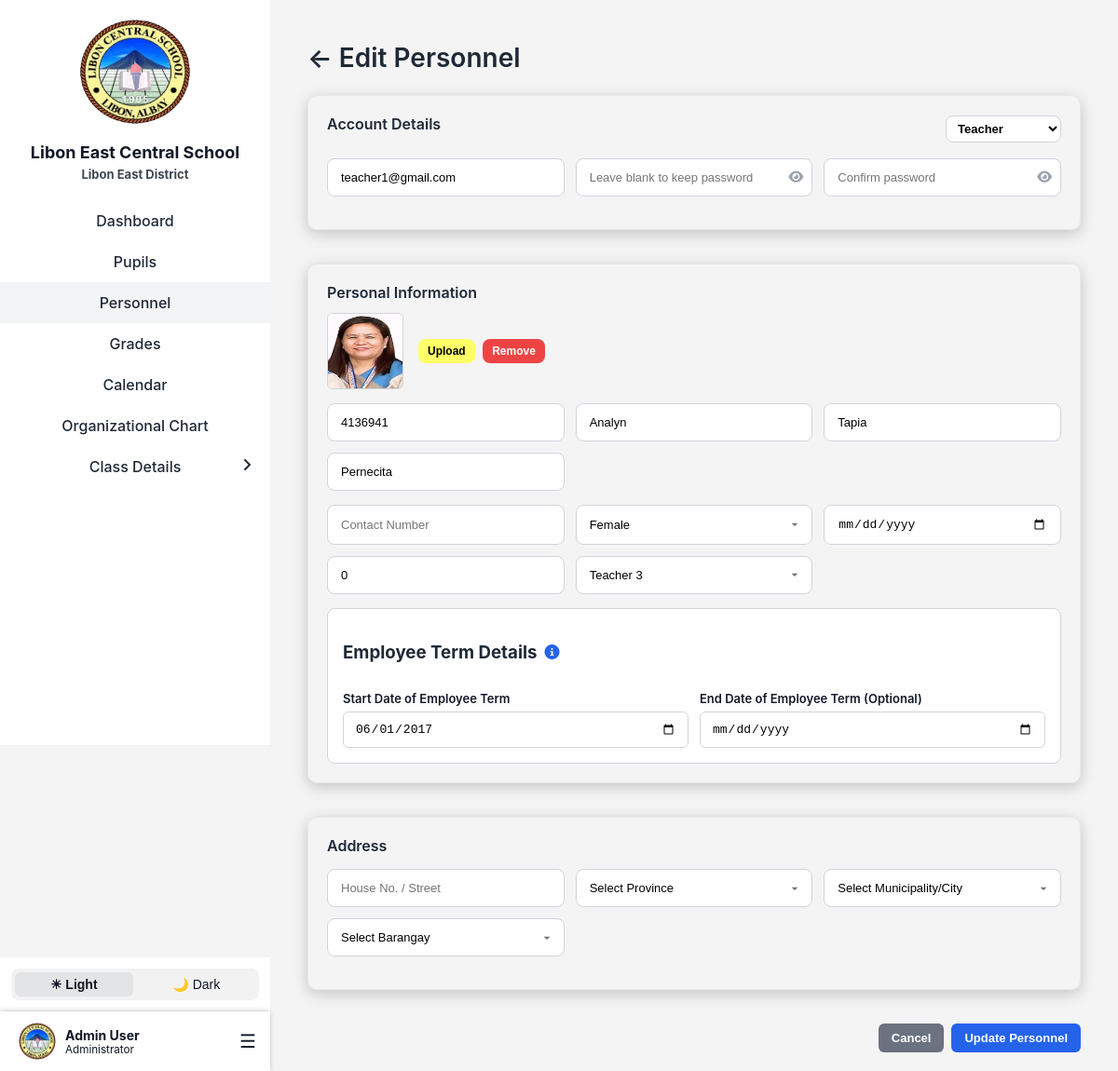
The page /admin/edit_teacher.php?id=3 on the database its author committed.
### tables this page shows
CREATE TABLE `teachers` (
  `teacher_id` int(11) NOT NULL,
  `first_name` varchar(100) DEFAULT NULL,
  `middle_name` varchar(100) DEFAULT NULL,
  `last_name` varchar(100) DEFAULT NULL,
  `employee_no` varchar(20) DEFAULT NULL,
  `email` varchar(100) DEFAULT NULL,
  `password` varchar(255) DEFAULT NULL,
  `gender` enum('Male','Female','Other') DEFAULT NULL,
  `birthdate` date DEFAULT NULL,
  `age` int(11) DEFAULT NULL,
  `contact_no` varchar(20) DEFAULT NULL,
  `house_no_street` varchar(255) DEFAULT NULL,
  `barangay` varchar(255) DEFAULT NULL,
  `municipality` varchar(255) DEFAULT NULL,
  `province` varchar(255) DEFAULT NULL,
  `position` varchar(255) NOT NULL,
  `image` varchar(255) NOT NULL DEFAULT 'teacher.png',
  `user_type` char(1) NOT NULL DEFAULT 't' COMMENT 'a - admin\r\nt- teacher\r\nn- non-teaching',
  `user_status` char(1) NOT NULL DEFAULT 'a' COMMENT 'a - active\r\ni - inactive'
);

CREATE TABLE `teacher_positions` (
  `id` int(11) NOT NULL,
  `teacher_id` int(11) NOT NULL,
  `position_id` int(11) NOT NULL,
  `start_date` date DEFAULT NULL,
  `end_date` date DEFAULT NULL
);

### admin/edit_teacher.php (the view, shortened to what this page needs)
<?php
include '../lecs_db.php';
$teacher_id = intval($_GET['id']);
$stmt = $conn->prepare("SELECT first_name, middle_name, last_name, employee_no, email, contact_no, position, image, user_type, gender, birthdate, age, house_no_street, barangay, municipality, province, password FROM teachers WHERE teacher_id = ?");
$stmt->bind_param("i", $teacher_id);
$stmt->execute();
$result = $stmt->get_result();
$teacher = $result->fetch_assoc();
$first_name = $teacher['first_name'];
$middle_name = $teacher['middle_name'];
$last_name = $teacher['last_name'];
$employee_no = $teacher['employee_no'];
$email = $teacher['email'];
$contact_no = $teacher['contact_no'] === 'N/A' ? '' : $teacher['contact_no'];
$gender = $teacher['gender'];
$birthdate = $teacher['birthdate'] === 'N/A' ? '' : $teacher['birthdate'];
$age = $teacher['age'] === 'N/A' ? '' : $teacher['age'];
$house_no_street = $teacher['house_no_street'] === 'N/A' ? '' : $teacher['house_no_street'];
$preview_image = ($teacher['image'] && file_exists("../assets/uploads/teachers/".$teacher['image']))
    ? "../assets/uploads/teachers/".$teacher['image']
    : "../assets/uploads/teachers/teacher.png";
$position_id = $start_date = $end_date = "";
$is_non_teaching = ($teacher['user_type'] === 'n');
$with_account = ($is_non_teaching && empty($teacher['email'])) ? 'no' : 'yes';
if (!empty($teacher['position'])) {
    $stmt = $conn->prepare("SELECT position_id FROM positions WHERE position_name = ?");
    $stmt->bind_param("s", $teacher['position']);
    $stmt->execute();
    $pos_res = $stmt->get_result();
    if ($pos_res->num_rows > 0) {
        $pos_row = $pos_res->fetch_assoc();
        $position_id = $pos_row['position_id'];
    }
}
if ($position_id) {
    $stmt = $conn->prepare("SELECT start_date, end_date FROM teacher_positions WHERE teacher_id = ? AND position_id = ? LIMIT 1");
    $stmt->bind_param("ii", $teacher_id, $position_id);
    $stmt->execute();
    $term_res = $stmt->get_result();
    if ($term_res->num_rows > 0) {
        $term = $term_res->fetch_assoc();
        $start_date = $term['start_date'];
        $end_date = $term['end_date'] ?: '';
    }
}
?>
<!DOCTYPE html>
<html lang="en">
<head>
    <link href="../assets/css/sidebar.css" rel="stylesheet">
    <link href="../assets/css/adminAddTeacher.css" rel="stylesheet">
    <link href="../assets/css/all.min.css" rel="stylesheet">
</head>
<body>
<div class="container">
    <?php include 'sidebar.php'; ?>
    <div class="main-content">
        <div class="header">
            <h1><a href="adminTeachers.php" style="text-decoration:none;">← Edit Personnel</a></h1>
        </div>
        <form method="POST" enctype="multipart/form-data" class="add-form">
            <div class="form-section account-header">
                <div class="account-header-row">
                    <h2>Account Details</h2>
                    <select name="user_type" id="user_type" class="small-dropdown" required onchange="toggleAccountOptions()">
                        <option value="t" <?= ($teacher['user_type']=="t"?"selected":"") ?>>Teacher</option>
                    </select>
                </div>
                <div class="input-group" id="account-details" style="display: <?= ($teacher['user_type'] !== 'n' || $with_account === 'yes' ? 'grid' : 'none') ?>;">
                    <input type="email" name="email" placeholder="Email" value="<?= htmlspecialchars($email) ?>" <?= ($teacher['user_type'] !== 'n' || $with_account === 'yes' ? 'required' : '') ?>>
                    <div class="password-field">
                        <input type="password" name="password" placeholder="Leave blank to keep password" id="password">
                        <i class="fa-solid fa-eye" onclick="togglePassword('password', this)"></i>
                    </div>
                    <div class="password-field">
                        <input type="password" name="confirm_password" placeholder="Confirm password" id="confirm_password">
                        <i class="fa-solid fa-eye" onclick="togglePassword('confirm_password', this)"></i>
                    </div>
                </div>
            </div>
            <div class="form-section">
                <h2>Personal Information</h2>
                <div class="profile-upload">
                    <img src="<?= $preview_image ?>" id="preview-image" alt="Profile Image">
                    <div class="upload-buttons">
                        <button type="button" onclick="document.querySelector('[name=image]').click()">Upload</button>
                        <button type="button" class="btn-remove" onclick="removeImage()">Remove</button>
                    </div>
                </div>
                <div class="input-group">
                    <input type="text" name="employee_no" placeholder="Employee No" required value="<?= htmlspecialchars($employee_no) ?>">
                    <input type="text" name="first_name" placeholder="First Name" required value="<?= htmlspecialchars($first_name) ?>">
                    <input type="text" name="middle_name" placeholder="Middle Name" value="<?= htmlspecialchars($middle_name) ?>">
                    <input type="text" name="last_name" placeholder="Last Name" required value="<?= htmlspecialchars($last_name) ?>">
                </div>
                <div class="input-group">
                    <input type="text" name="contact_no" placeholder="Contact Number" value="<?= htmlspecialchars($contact_no) ?>">
                    <select name="gender" required>
                        <option value="Female" <?= ($gender=="Female"?"selected":"") ?>>Female</option>
                    </select>
                    <input type="date" name="birthdate" id="birthdate" value="<?= htmlspecialchars($birthdate) ?>" onchange="calculateAge()">
                    <input type="number" name="age" id="age" placeholder="Age" value="<?= htmlspecialchars($age) ?>">
                    <select name="position_id" id="position" required onchange="toggleTermDetails()">
                        <?php
                        $res = $conn->query("SELECT * FROM positions ORDER BY position_name ASC");
                        while($row = $res->fetch_assoc()){
                            $sel = ($position_id == $row['position_id']) ? "selected" : "";
                            echo "<option value='{$row['position_id']}' $sel>{$row['position_name']}</option>";
                        }
                        ?>
                    </select>
                </div>
                <div id="term-dates" class="principal-dates-section" style="display: block;">
                    <div class="principal-term-header">
                        <h3 id="term-title"><?= $is_principal ? 'Principal Term Details' : 'Employee Term Details' ?></h3>
                        <i class="fa-solid fa-info-circle info-icon" onclick="showTermModal()"></i>
                    </div>
                    <div class="principal-term-inputs">
                        <div class="input-with-label">
                            <label for="start_date" id="start-label"><?= $is_principal ? 'Start Date of Principal Term' : 'Start Date of Employee Term' ?></label>
                            <input type="date" name="start_date" id="start_date" value="<?= htmlspecialchars($start_date) ?>">
                        </div>
                        <div class="input-with-label">
                            <label for="end_date" id="end-label"><?= $is_principal ? 'End Date of Principal Term (Optional)' : 'End Date of Employee Term (Optional)' ?></label>
                            <input type="date" name="end_date" id="end_date" value="<?= htmlspecialchars($end_date === 'N/A' ? '' : $end_date) ?>">
                        </div>
                    </div>
                </div>
            </div>
            <div class="form-section">
                <h2>Address</h2>
                <div class="input-group">
                    <input type="text" name="house_no_street" placeholder="House No. / Street" value="<?= htmlspecialchars($house_no_street) ?>">
                    <select name="province" id="province">
                        <option value="">Select Province</option>
                    </select>
                    <select name="municipality" id="municipality">
                        <option value="">Select Municipality/City</option>
                    </select>
                    <select name="barangay" id="barangay">
                        <option value="">Select Barangay</option>
                    </select>
                </div>
            </div>
            <div class="form-actions">
                <button type="button" onclick="window.location='adminTeachers.php'">Cancel</button>
                <button type="submit" name="submit">Update Personnel</button>
            </div>
        </form>
    </div>
</div>
</body>
</html>

### assets/css/sidebar.css (style rules this page uses)
:root { --sidebar-light: #FFFFFF; --sidebar-dark: #334155; --active-light: #F3F4F6; --hover-light: #f3f4f69c; --hover-dark: #1E293B; --light-hover-dark: #1e293ba2; --border: #E5E7EB; }
:root.light { --background-color: #f4f4f5; --text-color: #1f2937; }

### assets/css/adminAddTeacher.css (style rules this page uses)
:root { --primary-color: #2563eb; --background-light: #f4f4f5; --background-dark: #1e293b; --sidebar-light: #ffffff; --sidebar-dark: #334155; --text-light: #111827; --text-dark: #f9fafb; --border-color: #d1d5db; --modal-bg-light: #ffffff; --modal-bg-dark: #2d3748; --modal-text-light: #374151; --modal-text-dark: #e2e8f0; --modal-error: #dc2626; --modal-shadow-light: rgba(0,0,0,0.2); --modal-shadow-dark: rgba(0,0,0,0.4); }
:root.light { --background-color: var(--background-light); --text-color: var(--text-light); }
body { margin: 0; font-family: 'Inter', sans-serif; transition: background-color 0.3s, color 0.3s; background-color: var(--background-color); color: var(--text-color); }
.container { display: flex; min-height: 100vh; }
.main-content { flex: 1; padding: 20px 40px; margin-left: 290px; }
.header h1 a { color: inherit; font-size: 28px; font-weight: 600; text-decoration: none; }
.add-form { display: flex; flex-direction: column; gap: 16px; }
.form-section { padding: 20px; border-radius: 10px; border: 1px solid #e5e7eb; box-shadow: 0 4px 16px rgba(0,0,0,0.2); margin-bottom: 20px; }
.form-section h2 { margin: 0 0 12px 0; font-size: 16px; font-weight: 600; }
.input-group { display: grid; grid-template-columns: repeat(auto-fit, minmax(220px, 1fr)); gap: 12px; margin: 15px 0; }
.small-dropdown { padding: 5px 8px; border-radius: 8px; border: 1px solid var(--border-color); font-size: 13px; font-weight: bold; background-color: var(--sidebar-light); transition: border-color 0.2s, background-color 0.2s; }
.input-group input, .input-group select { padding: 12px 14px; border-radius: 8px; border: 1px solid var(--border-color); font-size: 13px; background-color: var(--sidebar-light); transition: border-color 0.2s, background-color 0.2s; }
.input-group select { appearance: none; background-repeat: no-repeat; background-position: right 10px center; background-size: 16px; cursor: pointer; }
.password-field { position: relative; display: flex; align-items: center; }
.password-field input { width: 100%; padding: 12px 14px; border-radius: 8px; border: 1px solid var(--border-color); font-size: 13px; background-color: var(--sidebar-light); }
.password-field i { position: absolute; right: 10px; color: #9ca3af; cursor: pointer; font-size: 14px; transition: color 0.2s; }
.profile-upload { display: flex; align-items: center; gap: 16px; margin-bottom: 12px; }
.profile-upload img { width: 80px; height: 80px; border-radius: 6px; object-fit: fill; border: 1px solid var(--border-color); }
.upload-buttons button { padding: 6px 10px; border-radius: 8px; border: none; margin-right: 4px; cursor: pointer; font-size: 12px; font-weight: 600; }
.upload-buttons button:first-child { background-color: #FFFF67; color: black; }
.btn-remove { background-color: #ef4444; color: white; }
.form-actions { display: flex; justify-content: flex-end; gap: 8px; }
.form-actions button { padding: 8px 14px; border-radius: 6px; border: none; cursor: pointer; font-size: 13px; font-weight: 600; transition: background-color 0.2s, transform 0.1s; }
.form-actions button:first-child { background-color: #6b7280; color: white; }
.form-actions button:last-child { background-color: #2563eb; color: white; }
.account-header-row { display: flex; justify-content: space-between; align-items: center; margin-bottom: 12px; }
.principal-term-header { display: flex; align-items: center; margin-bottom: 12px; }
.info-icon { cursor: pointer; color: var(--primary-color); margin-left: 8px; font-size: 16px; transition: color 0.2s; }
.principal-dates-section { padding: 16px; border: 1px solid var(--border-color); border-radius: 8px; background-color: var(--sidebar-light); margin-top: 12px; }
.principal-term-inputs { display: grid; grid-template-columns: 1fr 1fr; gap: 12px; }
.input-with-label { display: flex; flex-direction: column; }
.input-with-label label { font-size: 13px; font-weight: 600; margin-bottom: 6px; color: var(--text-light); }
.input-with-label input { padding: 10px 12px; border-radius: 6px; border: 1px solid var(--border-color); font-size: 13px; background-color: var(--sidebar-light); transition: border-color 0.2s, background-color 0.2s; }

### rows shown on the page
teachers: user_type "Teacher", email "teacher1@gmail.com", image (picture), employee_no "4136941", first_name "Analyn", middle_name "Tapia", last_name "Pernecita", gender "Female", age "0"
teacher_positions: start_date "06/01/2017"

### other values the page prints
$full_name "Admin User"
format_position($adminData['position']) "Administrator"
form field position_id "Teacher 3"
